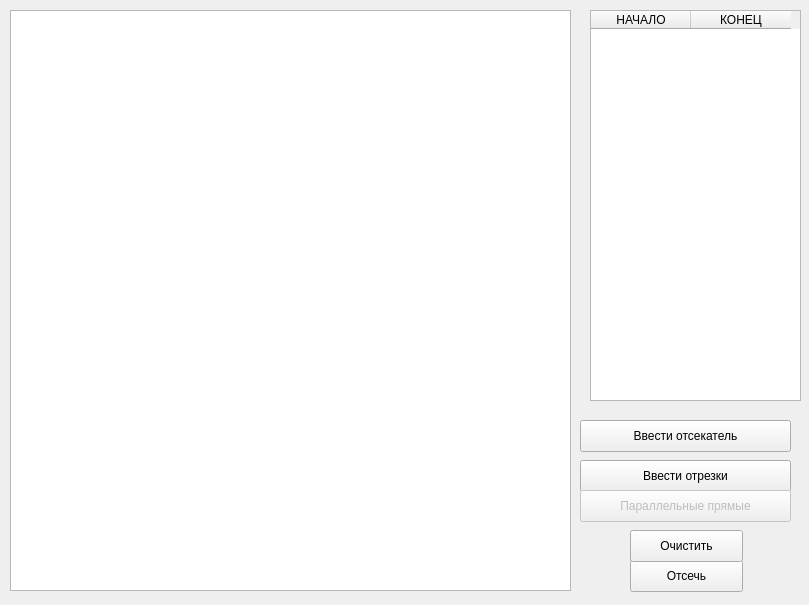
<?xml version="1.0" encoding="UTF-8"?>
<ui version="4.0">
 <class>MainWindow</class>
 <widget class="QMainWindow" name="MainWindow">
  <property name="geometry">
   <rect>
    <x>0</x>
    <y>0</y>
    <width>809</width>
    <height>605</height>
   </rect>
  </property>
  <property name="windowTitle">
   <string>Отсечение прямоугольным отсекателем</string>
  </property>
  <widget class="QWidget" name="centralwidget">
   <widget class="QGraphicsView" name="view">
    <property name="geometry">
     <rect>
      <x>10</x>
      <y>10</y>
      <width>561</width>
      <height>581</height>
     </rect>
    </property>
   </widget>
   <widget class="QTableWidget" name="table">
    <property name="geometry">
     <rect>
      <x>590</x>
      <y>10</y>
      <width>211</width>
      <height>391</height>
     </rect>
    </property>
    <column>
     <property name="text">
      <string>НАЧАЛО</string>
     </property>
    </column>
    <column>
     <property name="text">
      <string>КОНЕЦ</string>
     </property>
    </column>
   </widget>
   <widget class="QPushButton" name="paint">
    <property name="geometry">
     <rect>
      <x>630</x>
      <y>560</y>
      <width>113</width>
      <height>32</height>
     </rect>
    </property>
    <property name="text">
     <string>Отсечь</string>
    </property>
   </widget>
   <widget class="QPushButton" name="clear">
    <property name="geometry">
     <rect>
      <x>630</x>
      <y>530</y>
      <width>113</width>
      <height>32</height>
     </rect>
    </property>
    <property name="text">
     <string>Очистить</string>
    </property>
   </widget>
   <widget class="QPushButton" name="line">
    <property name="geometry">
     <rect>
      <x>580</x>
      <y>460</y>
      <width>211</width>
      <height>32</height>
     </rect>
    </property>
    <property name="text">
     <string>Ввести отрезки</string>
    </property>
   </widget>
   <widget class="QPushButton" name="cutter">
    <property name="geometry">
     <rect>
      <x>580</x>
      <y>420</y>
      <width>211</width>
      <height>32</height>
     </rect>
    </property>
    <property name="text">
     <string>Ввести отсекатель</string>
    </property>
   </widget>
   <widget class="QPushButton" name="line_2">
    <property name="enabled">
     <bool>false</bool>
    </property>
    <property name="geometry">
     <rect>
      <x>580</x>
      <y>490</y>
      <width>211</width>
      <height>32</height>
     </rect>
    </property>
    <property name="text">
     <string>Параллельные прямые</string>
    </property>
    <property name="checkable">
     <bool>false</bool>
    </property>
   </widget>
  </widget>
 </widget>
 <resources/>
 <connections/>
</ui>
